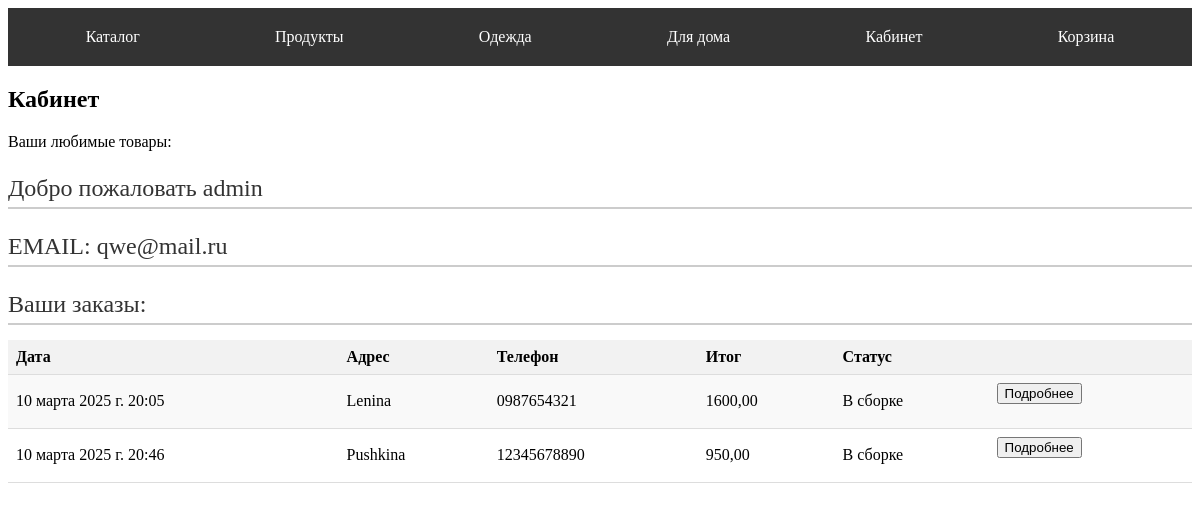
Before: /cabinet/ (signed in) with the older database file.
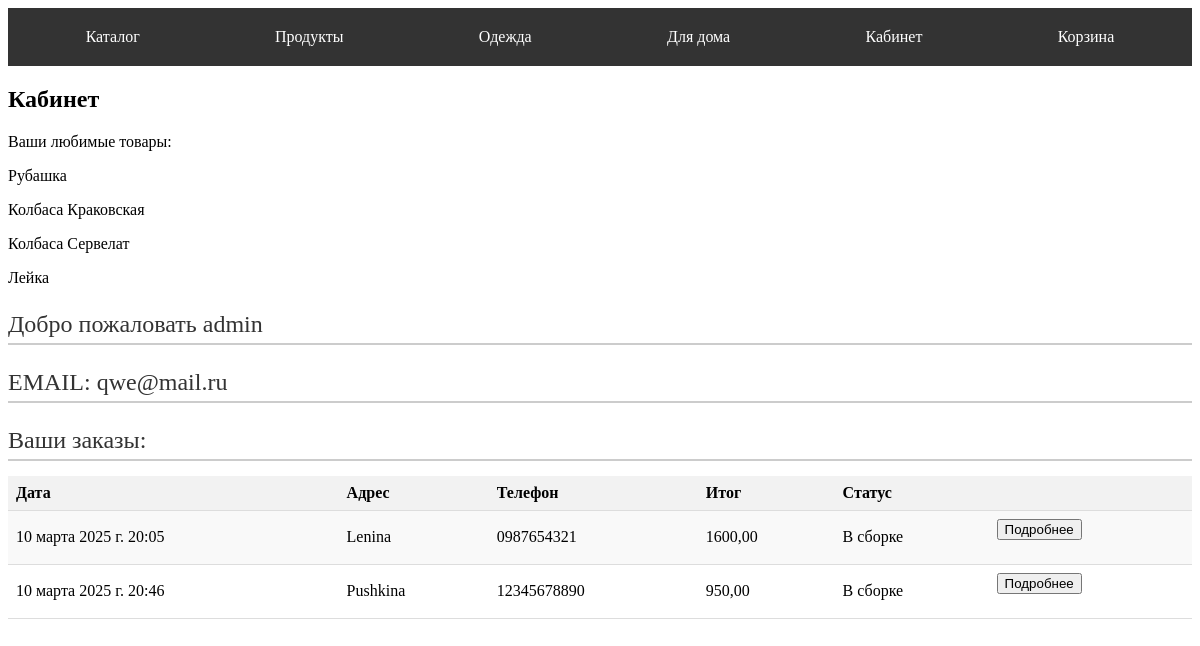
After: the same page with the newer database file.
### app/models.py (models this page shows, shortened)
class Order(models.Model):
    user = models.ForeignKey(to=User, on_delete=models.CASCADE)
    adres = models.CharField(verbose_name='Адрес', max_length=1000)
    email = models.EmailField(verbose_name='Email')
    tel = models.CharField(verbose_name='Телефон', max_length=15)
    tovars = models.ManyToManyField(to=Tovar)
    status = models.ForeignKey(to=Status, on_delete=models.SET_NULL, null=True, blank=True)
    total = models.DecimalField(max_digits=12, decimal_places=2, verbose_name='Итог', null=True, blank=True)
    date = models.DateTimeField(verbose_name='Дата', auto_created=True, null=True, blank=True)
    zakaz = models.TextField(verbose_name='Заказ')

class Status(models.Model):
    name = models.CharField(max_length=100)
    def __str__(self):
        return self.name

class Like(models.Model):
    user = models.ForeignKey(to=User, on_delete=models.CASCADE)
    tovar = models.ForeignKey(to=Tovar, on_delete=models.CASCADE)

class Tovar(models.Model):
    name = models.CharField(max_length=50, verbose_name='Название')
    price = models.IntegerField(verbose_name='Цена')
    image = models.FileField(verbose_name='Картинка', upload_to='img/', null=True, blank=True)
    discount = models.IntegerField(verbose_name='Скидка', default=0)
    category = models.ForeignKey(to=Category, on_delete=models.SET_NULL, null=True, blank=True)

### app/views.py (the view)
# urls.py: path('cabinet/',views.cabinet,name='cabinet'),
def cabinet(request):
    orders = Order.objects.filter(user_id=request.user.id)
    likes = Like.objects.filter(user_id=request.user.id)
    print(likes)
    data = {'orders':orders, 'likes':likes}
    return render(request, 'cabinet.html',data)

### templates/cabinet.html (shortened to what this page needs)
{% extends 'index.html' %}
{% load static %}
    {% block head %}
    <link rel="stylesheet" href={% static 'css/menu.css' %}>
    <link rel="stylesheet" href={% static 'css/cabinet.css' %}>
    {% endblock %}
{% block content %}
<h2>Кабинет</h2>
    <p>Ваши любимые товары:</p>
    {%  for one in likes %}
        <p>
        {{ one.tovar.name }}
        </p>
    {% endfor %}
    <h3>Добро пожаловать {{ user.username }}</h3>
    <h3>EMAIL: {{ user.email }}</h3>
    <h3>Ваши заказы:</h3>
    <table>
    <tr>
        <th>Дата</th>
        <th>Адрес</th>
        <th>Телефон</th>
        <th>Итог</th>
        <th>Статус</th>
        <th></th>
    </tr>
    {% for one in orders %}
        <tr>
        <td>{{ one.date }}</td>
        <td>{{ one.adres }}</td>
        <td>{{ one.tel }}</td>
        <td>{{ one.total }}</td>
        <td>{{ one.status }}</td>
        <td>
        <button onclick="f1('{{ one.id }}','{{ one.zakaz }}')">Подробнее</button>
        </td>
        </tr>
    {% endfor %}
    </table>
{% endblock %}

Changed rows visible on the page:
added Like: tovar.name "Рубашка"
added Like: tovar.name "Колбаса Краковская"
added Like: tovar.name "Колбаса Сервелат"
added Like: tovar.name "Лейка"
